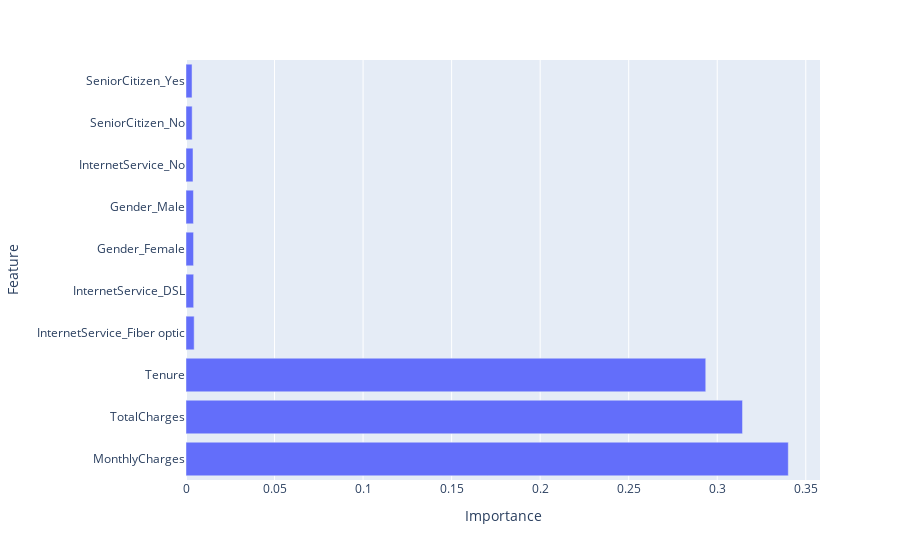

The code cell stored with this chart in its notebook:
### Code cell
import plotly.express as px
fig = px.bar(feat_imp.head(10), x="Importance", y="Feature")
fig.show()

### Figure 1 — Plotly figure (JSON) as saved in the notebook; plotly's stock layout.template omitted (floating-point values rounded to 4 significant figures)
{"data": [{"hovertemplate": "Importance=%{x}<br>Feature=%{y}<extra></extra>", "legendgroup": "", "marker": {"color": "#636efa", "pattern": {"shape": ""}}, "name": "", "orientation": "h", "showlegend": false, "textposition": "auto", "type": "bar", "x": [0.3401, 0.3143, 0.2935, 0.004612, 0.004334, 0.004262, 0.004203, 0.003958, 0.00348, 0.003412], "xaxis": "x", "y": ["MonthlyCharges", "TotalCharges", "Tenure", "InternetService_Fiber optic", "InternetService_DSL", "Gender_Female", "Gender_Male", "InternetService_No", "SeniorCitizen_No", "SeniorCitizen_Yes"], "yaxis": "y"}], "layout": {"barmode": "relative", "legend": {"tracegroupgap": 0}, "margin": {"t": 60}, "xaxis": {"anchor": "y", "domain": [0, 1], "title": {"text": "Importance"}}, "yaxis": {"anchor": "x", "domain": [0, 1], "title": {"text": "Feature"}}}}
